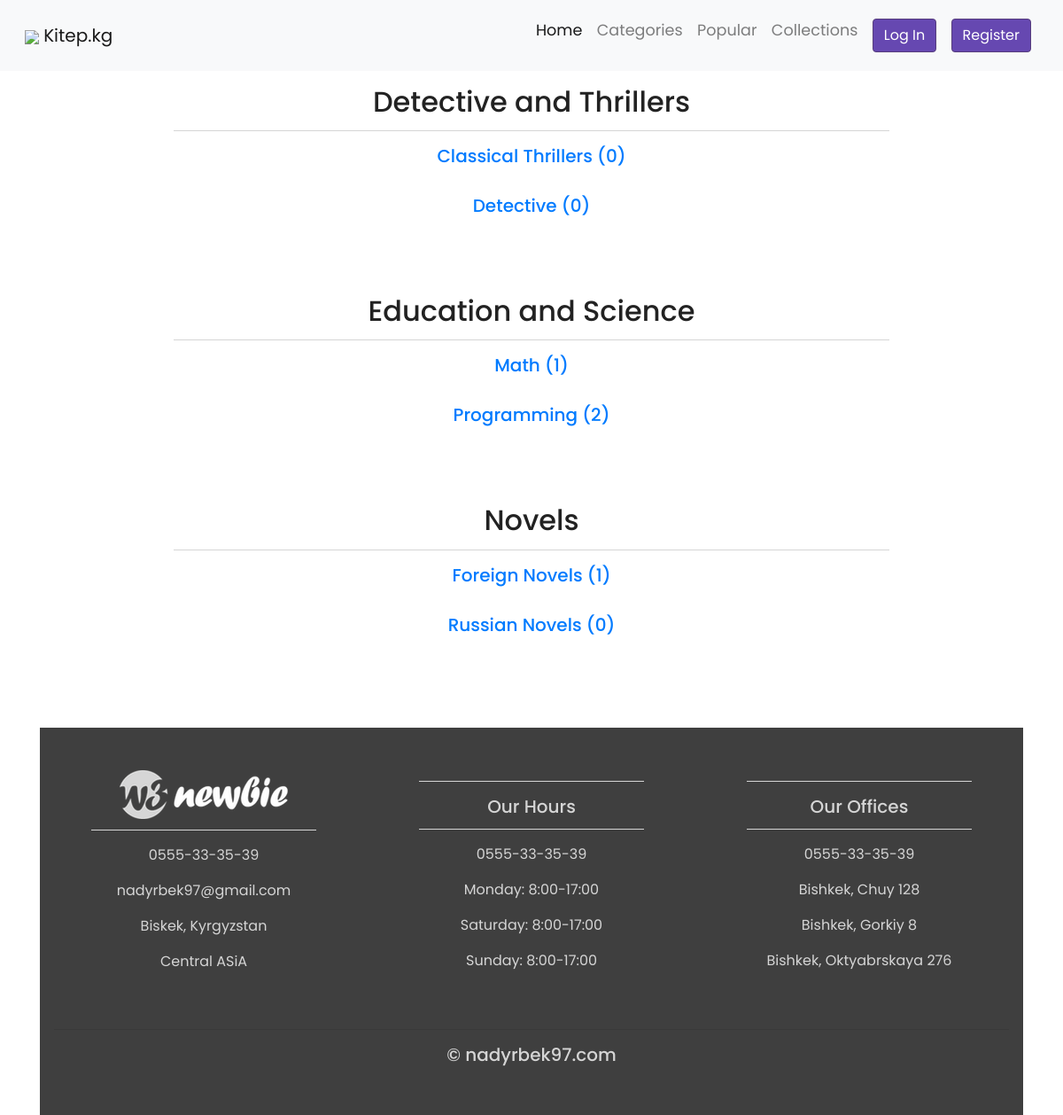
The page /categories on the database its author committed.
### book/models.py (models this page shows, shortened)
class Category(models.Model):
    title = models.CharField(max_length=250)
    class Meta:
        verbose_name_plural = "Categories"

class SubCategory(models.Model):
    title = models.CharField(max_length=250)
    main_genre = models.ForeignKey(Category,
                                   on_delete=models.CASCADE,
                                   related_name="subcategories")
    class Meta:
        verbose_name_plural = "Sub Categories"
    def get_absolute_url(self):
        return reverse('sub-category-detail', kwargs={'pk': self.pk})

### book/views.py (the view)
# urls.py: path('categories', CategoryListView.as_view(), name='category-list'),
class CategoryListView(views.generic.ListView):
    queryset = Category.objects.all()
    context_object_name = "categories"

### book/templates/book/category_list.html
{% extends 'book/base.html' %}
{% block content %}
    <div class="container-fluid padding">
        {% for category in categories %}
            <div class="row text-center">
                <div class="col-lg-12">
                    <h2>{{ category.title }}</h2>
                    <hr class="light">
                    {% for subcategory in category.subcategories.all %}
                            <a href="{{ subcategory.get_absolute_url }}"><h5> {{ subcategory.title }} ({{ subcategory.books.count }})</h5></a>
                        <br>
                    {% endfor %}
                </div>
            </div>
            <br>
        {% endfor %}
	</div>
{% endblock %}

### book/templates/book/base.html (shortened to what this page needs)
{% load static from staticfiles %}
<!DOCTYPE html>
<html lang="en">
<head>
	<link rel="stylesheet" href="https://stackpath.bootstrapcdn.com/bootstrap/4.3.1/css/bootstrap.min.css">
</head>
    <body>
        <nav class="navbar navbar-expand-md navbar-light bg-light sticky-top">
        <div class="container-fluid">
                <a class="navbar-brand" href="{% url 'index-page-view' %}">
                    <img src="{{ MEDIA_URL }}/media/img/kitep.svg" class="img-fluid img-logo">
                    Kitep.kg
                </a>
            <div class="collapse navbar-collapse" id="navbarResponsive">
                <ul class="navbar-nav ml-auto">
                    <li class="nav-item active">
                        <a class="nav-link" href="{% url "index-page-view" %}">Home</a>
                    </li>
                    <li class="nav-item">
                        <a class="nav-link" href="{% url "category-list" %}">Categories</a>
                    </li>
                    <li class="nav-item">
                        <a id="popular" class="nav-link" href="#">Popular</a>
                    </li>
                    <li class="nav-item">
                        <a class="nav-link" href="{% url 'collection-list' %}">Collections</a>
                    </li>
                            {% if user.is_authenticated %}
                                <li class="nav-item login-link">
                                    <a class="nav-link" href="{% url 'user-logout' %}">
                                        <button class="btn btn-primary">
                                            Log Out
                                        </button>
                                    </a>
                                </li>
                            {% else %}
                                <li class="nav-item login-link">
                                    <a class="nav-link" href="{% url 'user-login' %}">
                                        <button class="btn btn-primary">
                                            Log In
                                        </button>
                                    </a>
                                </li>
                                <li class="nav-item login-link">
                                    <a class="nav-link" href="{% url 'user-register' %}">
                                        <button class="btn btn-primary">
                                            Register
                                        </button>
                                    </a>
                                </li>
                            {% endif %}
                </ul>
            </div>
        </div>
        </nav>
        <div class="container">
            {% block content %}{% endblock %}
            <footer>
                <div class="container-fluid padding">
                    <div class="row text-center">
                        <div class="col-md-4">
                            <img src="{% static "w3newbie.png" %}">
                            <hr class="light">
                            <p>0555-33-35-39</p>
                            <p>nadyrbek97@gmail.com</p>
                            <p>Biskek, Kyrgyzstan</p>
                            <p>Central ASiA</p>
                        </div>
                        <div class="col-md-4">
                            <hr class="light">
                            <h5>Our Hours</h5>
                            <hr class="light">
                            <p>0555-33-35-39</p>
                            <p>Monday: 8:00-17:00</p>
                            <p>Saturday: 8:00-17:00</p>
                            <p>Sunday: 8:00-17:00</p>
                        </div>
                        <div class="col-md-4">
                            <hr class="light">
                            <h5>Our Offices</h5>
                            <hr class="light">
                            <p>0555-33-35-39</p>
                            <p>Bishkek, Chuy 128 </p>
                            <p>Bishkek, Gorkiy 8 </p>
                            <p>Bishkek, Oktyabrskaya 276 </p>
                        </div>
                        <div class="col-12">
                            <hr class="light-100">
                            <h5>&copy; nadyrbek97.com</h5>
                        </div>
                    </div>
                </div>
            </footer>
        </div>
    </body>
    <link rel="stylesheet" type="text/css" href="{% static 'main.css' %}">
</html>

### static/main.css (style rules this page uses)
html, body { height: 100%; width: 100%; font-family: 'Poppins', sans-serif; color: #222; }
.img-logo { width: 20%; }
.navbar { padding: .8rem; }
.navbar-nav li { padding: .20px; }
.nav-link { font-size: 1.1em !important; }
.btn-primary { background-color: #6648b1; border: 1px solid #563d7c; }
.padding { padding-bottom: 2rem; }
footer { background-color: #3f3f3f; color: #d5d5d5; padding-top: 2rem; }
hr.light { border-top: 1px solid #d5d5d5; width: 75%; margin-top: .8rem; margin-bottom: 1rem; }
[class*="col-"] { padding: 1rem; }

### rows shown on the page
Category: title "Detective and Thrillers"
SubCategory: title "Classical Thrillers", books.count "0"
SubCategory: title "Detective", books.count "0"
Category: title "Education and Science"
SubCategory: title "Math", books.count "1"
SubCategory: title "Programming", books.count "2"
Category: title "Novels"
SubCategory: title "Foreign Novels", books.count "1"
SubCategory: title "Russian Novels", books.count "0"
